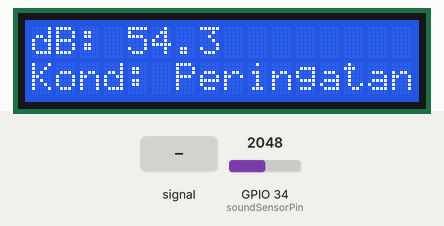
The sketch below on a simulated ESP32. Parts: 16×2 character LCD. The inputs (shaded band) are chosen by the test bench; at power-on: GPIO 34 (soundSensorPin) = 2048. WiFi joins after 1.5 s; servers stay silent unless stated; what the sketch prints to the serial monitor is not drawn.

Above: at 4.5 s.
4.6 s: GPIO 34 (soundSensorPin) fed a 200 Hz sine of ±1023 counts around its level
At 6.7 s:
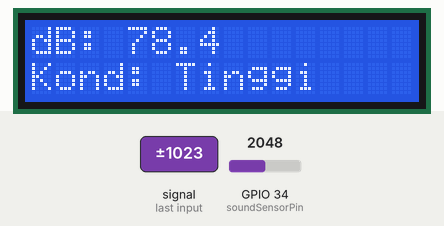
8.7 s: GPIO 34 (soundSensorPin) set to 2866
At 11.1 s:
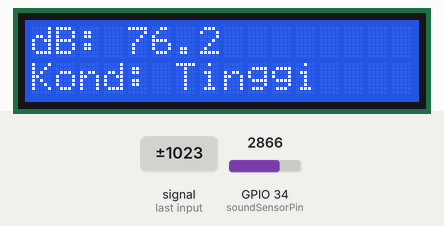
11.6 s: GPIO 34 (soundSensorPin) fed a 1000 Hz sine of ±1023 counts around its level
At 14.7 s:
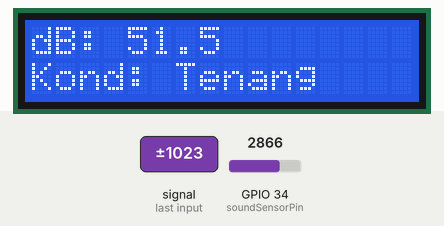
15.7 s: GPIO 34 (soundSensorPin) set to 3603
At 18.3 s:
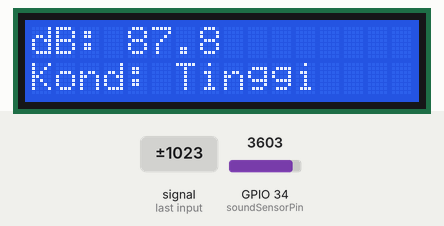
18.9 s: GPIO 34 (soundSensorPin) set to 4095
At 21.7 s:
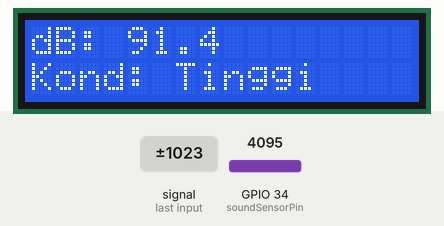
22.0 s: GPIO 34 (soundSensorPin) set to 2535
At 24.4 s:
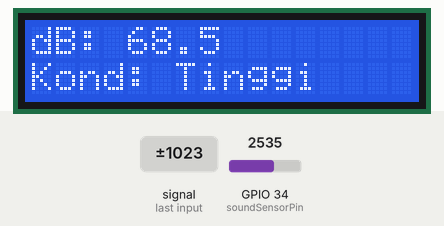
25.1 s: GPIO 34 (soundSensorPin) set to 2415
Timing chart, 0 to 28.1 s (numbered marks = the images above; inputs shaded):
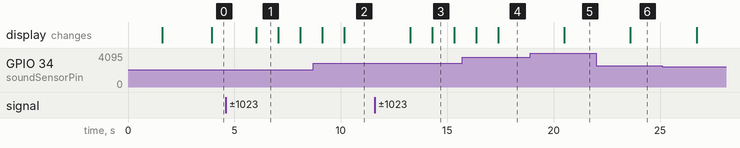

The sketch:

Deteksi_Kebisingan.ino
```cpp
#define BLYNK_TEMPLATE_ID "TMPL6lbfIVY3Q"
#define BLYNK_TEMPLATE_NAME "Monitoring Kebisingan"
#define BLYNK_AUTH_TOKEN "zSfUK0A7oswGT1dmxBPjef_mNwIYpQ8j"

#include <WiFi.h>
#include <HTTPClient.h>
#include <LiquidCrystal_I2C.h>
#include <BlynkSimpleEsp32.h>


// ================== Konfigurasi WiFi & Blynk =====================
const char* ssid = "Zet4L";
const char* password = "xxxxx";

char auth[] = "xxxxxxxxxxxxxx"; // Token dari Blynk

// ================== Konfigurasi CallMeBot =======================
String phoneNumber = "628xxxxxxx";  // Nomor WhatsApp
String apiKey = "b5f7grK2d3e8";             // API Key dari CallMeBot

// ================== LCD dan Sensor ========================
LiquidCrystal_I2C lcd(0x27, 16, 2);
const int soundSensorPin = 34;

bool sudahKirimPeringatan = false;
bool sudahKirimTinggi = false;

unsigned long lastCheck = 0;
const unsigned long checkInterval = 1000;

unsigned long lastSentTime = 0;
const unsigned long kirimInterval = 30000; // 30 Detik

// ================== Statistik ==========================
unsigned long totalSentPackets = 0;
unsigned long totalLostPackets = 0;
unsigned long totalLatency = 0;

// ================== Fungsi Membership Fuzzy =====================
float muTenang(float x) {
  if (x <= 50) return 1.0;
  else if (x < 55) return (55.0 - x) / 5.0;
  else return 0.0;
}

float muPeringatan(float x) {
  if (x <= 50 || x >= 70) return 0.0;
  else if (x <= 60) return (x - 50) / 10.0;
  else return (70 - x) / 10.0;
}

float muTinggi(float x) {
  if (x <= 65) return 0.0;
  else if (x < 70) return (x - 65) / 5.0;
  else return 1.0;
}

// ================== Kirim WhatsApp ==============================
/*void kirimWhatsApp(String pesan) {
 .GET();
    http.end(); if (WiFi.status() == WL_CONNECTED) {
    HTTPClient http;
    String url = "https://api.callmebot.com/whatsapp.php?phone=" + phoneNumber +
                 "&text=" + urlencode(pesan) + "&apikey=" + apiKey;
    http.begin(url);
    http
  }
}*/
// ================== Kirim WhatsApp via TextMeBot ==============================
void kirimWhatsApp(String pesan) {
  if (WiFi.status() == WL_CONNECTED) {
    HTTPClient http;
    String url = "https://api.textmebot.com/send.php?recipient=" + phoneNumber +
                 "&apikey=" + apiKey + "&text=" + urlencode(pesan);
    http.begin(url);
    int httpResponseCode = http.GET();
    Serial.println("Status kirim WA: " + String(httpResponseCode));
    http.end();
  }
}


// ================== Encode URL ==============================
String urlencode(String str) {
  String encoded = "";
  char c;
  for (int i = 0; i < str.length(); i++) {
    c = str.charAt(i);
    if (isalnum(c)) {
      encoded += c;
    } else {
      char code0 = (c >> 4) & 0xf;
      char code1 = c & 0xf;
      code0 += (code0 > 9) ? 'A' - 10 : '0';
      code1 += (code1 > 9) ? 'A' - 10 : '0';
      encoded += '%';
      encoded += code0;
      encoded += code1;
    }
  }
  return encoded;
}

// ================== Setup ==============================
void setup() {
  Serial.begin(9600);
  lcd.init();
  lcd.backlight();

  lcd.setCursor(0, 0); lcd.print("Menghubungkan WiFi");
  WiFi.begin(ssid, password);
  while (WiFi.status() != WL_CONNECTED) {
    delay(500);
    Serial.print(".");
  }

  lcd.clear();
  lcd.setCursor(0, 0); lcd.print("WiFi Terhubung");

  Blynk.begin(auth, ssid, password);
  delay(1000);
}

// ================== Loop ==============================
void loop() {
  Blynk.run();
  unsigned long now = millis();
  if (now - lastCheck >= checkInterval) {
    lastCheck = now;

    int sensorValue = analogRead(soundSensorPin);
    float db = -0.000007 * sensorValue * sensorValue + 0.0611 * sensorValue - 41.433;

    float μTenang = muTenang(db);
    float μPeringatan = muPeringatan(db);
    float μTinggi = muTinggi(db);

    String kondisi = "Tidak Diketahui";

    if (μTenang > μPeringatan && μTenang > μTinggi) {
      kondisi = "Tenang";
      sudahKirimPeringatan = false;
      sudahKirimTinggi = false;
    } else if (μPeringatan > μTenang && μPeringatan > μTinggi) {
      kondisi = "Peringatan";
      if (!sudahKirimPeringatan && (now - lastSentTime >= kirimInterval)) {
        kirimWhatsApp("⚠️ Peringatan! Suara mencapai " + String(db, 1) + " dB");
        sudahKirimPeringatan = true;
        sudahKirimTinggi = false;
        lastSentTime = now;
      }
    } else if (μTinggi > μTenang && μTinggi > μPeringatan) {
      kondisi = "Tinggi";
      if (!sudahKirimTinggi && (now - lastSentTime >= kirimInterval)) {
        kirimWhatsApp("🚨 Kebisingan Tinggi! Suara mencapai " + String(db, 1) + " dB");
        sudahKirimTinggi = true;
        sudahKirimPeringatan = false;
        lastSentTime = now;
      }
    }

    // Statistik Latency dan Packet Loss
    totalSentPackets = 0;
    totalLostPackets = 0;
    totalLatency = 0;

    for (int i = 0; i < 10; i++) {
      unsigned long start = millis();

      Blynk.virtualWrite(V0, db);
      Blynk.virtualWrite(V1, kondisi);

      unsigned long end = millis();

      if (WiFi.status() == WL_CONNECTED) {
        totalSentPackets++;
        totalLatency += (end - start);
      } else {
        totalLostPackets++;
      }
      delay(100); // jeda antar kiriman
    }

    float averageLatency = (totalSentPackets > 0) ? (totalLatency / (float)totalSentPackets) : 0;
    float packetLoss = ((totalSentPackets + totalLostPackets) > 0) ?
                       (totalLostPackets / (float)(totalSentPackets + totalLostPackets)) * 100 : 0;

    // LCD
    lcd.clear();
    lcd.setCursor(0, 0); lcd.print("dB: "); lcd.print(db, 1);
    lcd.setCursor(0, 1); lcd.print("Kond: "); lcd.print(kondisi);

    // Serial Monitor
    Serial.printf("Kondisi: %s | dB: %.1f | Latency: %.2f ms | Packet Loss: %.2f%%\n",
                  kondisi.c_str(), db, averageLatency, packetLoss);
  }
}
```

Measured:
- after the input at 4.6 s, the display: changes after 1.4 s (image 1)
- after the input at 11.6 s, the display: first changes after 1.7 s (image 3 shows a later state)
- after the input at 15.7 s, the display: first differs from a run without the input after 1.7 s (image 4)
- after the input at 18.9 s, the display: changes after 1.6 s (image 5)
- after the input at 22.0 s, the display: changes after 1.6 s (image 6)
- what the display in image 1 shows lasts 1.1 s, from 6.0 s to 7.1 s
